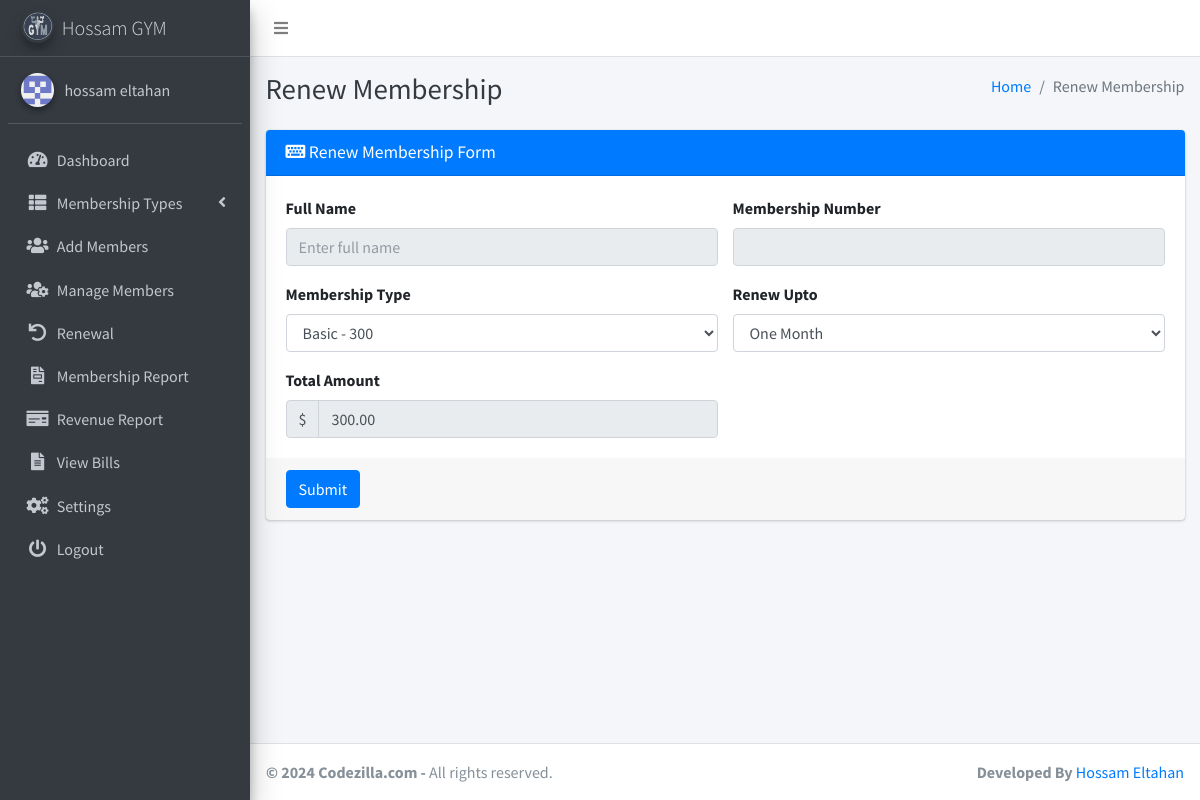
/renew.php (signed in), run on the app's committed database.
### tables this page shows
CREATE TABLE `settings` (
  `id` int(11) NOT NULL,
  `system_name` varchar(255) NOT NULL,
  `logo` varchar(255) NOT NULL,
  `currency` varchar(50) NOT NULL,
  `gym_address` varchar(255) DEFAULT NULL,
  `gym_contact` varchar(255) DEFAULT NULL,
  `gym_email` varchar(255) DEFAULT NULL,
  `gym_manager` varchar(255) DEFAULT NULL
);

### renew.php (the view, shortened to what this page needs)
<?php
include('includes/config.php');
$membershipTypesQuery = "SELECT id, type, amount FROM membership_types";
$membershipTypesResult = $conn->query($membershipTypesQuery);
?>
<?php include('includes/header.php');?>
<body class="hold-transition sidebar-mini layout-fixed layout-navbar-fixed layout-footer-fixed">
<div class="wrapper">
    <?php include('includes/nav.php'); ?>
    <?php include('includes/sidebar.php'); ?>
    <div class="content-wrapper">
        <?php include('includes/pagetitle.php'); ?>
        <section class="content">
            <div class="container-fluid">
                <div class="row">
                    <div class="col-md-12">
                        <div class="card card-primary">
                            <div class="card-header">
                                <h3 class="card-title"><i class="fas fa-keyboard"></i> Renew Membership Form</h3>
                            </div>
                            <form method="post" action="">
                                <div class="card-body">
                                    <div class="row">
                                    <div class="col-sm-6">
                                    <label for="fullname">Full Name</label>
                                    <input type="text" class="form-control" id="fullname" name="fullname"
                                        placeholder="Enter full name" required value="<?php echo $memberDetails['fullname']; ?>" disabled>
                                </div>
                                        <div class="col-sm-6">
                                            <label for="dob">Membership Number</label>
                                            <input type="text" class="form-control" id="mm" name="mm" value="<?php echo $memberDetails['membership_number']; ?>" disabled>
                                        </div>
                                    </div>
                                    <div class="row mt-3">
                                    <div class="col-sm-6">
                                    <label for="membershipType">Membership Type</label>
                                    <select class="form-control" id="membershipType" name="membershipType" required>
                                        <?php
                                        if ($membershipTypesResult) {
                                            while ($row = $membershipTypesResult->fetch_assoc()) {
                                                echo "<option value='{$row['id']}'>{$row['type']} - {$row['amount']}</option>";
                                            }
                                        } else {
                                            echo "Error: " . $conn->error;
                                        }
                                        ?>
                                    </select>
                                </div>
                                        <div class="col-sm-6">
                                        <label for="extendate">Renew Upto</label>
                                            <select class="form-control" id="extend" name="extend" required>
                                                <option value="1">One Month</option>
                                            </select>
                                        </div>
                                    </div>
                                    <div class="row mt-3">
                                    <div class="col-sm-6">
                                        <label for="totalAmount">Total Amount</label>
                                        <div class="input-group">
                                            <div class="input-group-prepend">
                                                <span class="input-group-text" id="currencySymbol"><?php echo getCurrencySymbol(); ?></span>
                                            </div>
                                            <input type="text" class="form-control" id="totalAmount" name="totalAmount" placeholder="Total Amount" readonly>
                                        </div>
                                    </div>
                                </div>
                                <?php
                                function getCurrencySymbol()
                                {
                                    global $conn;
                                    $currencyQuery = "SELECT currency FROM settings";
                                    $currencyResult = $conn->query($currencyQuery);
                                    if ($currencyResult->num_rows > 0) {
                                        $currencyRow = $currencyResult->fetch_assoc();
                                        return $currencyRow['currency'];
                                    } else {
                                        return '$';
                                    }
                                }
                                ?>
                                </div>
                                <div class="card-footer">
                                    <button type="submit" class="btn btn-primary">Submit</button>
                                </div>
                            </form>
                        </div>
                    </div>
                </div>
            </div>
        </section>
    </div>
    <footer class="main-footer">
        <strong> &copy; <?php echo date('Y');?> Codezilla.com</a> -</strong>
        All rights reserved.
        <div class="float-right d-none d-sm-inline-block">
        <b>Developed By</b> <a href="https://www.linkedin.com/in/hossam-eltahan-24528b253/">Hossam Eltahan</a>
        </div>
    </footer>
</div>
</body>
</html>

### includes/sidebar.php (shortened to what this page needs)
<aside class="main-sidebar sidebar-dark-primary elevation-4">
  <a href="" class="brand-link">
    <img src="<?php echo getLogoUrl(); ?>" alt="Logo" class="brand-image img-circle elevation-3" style="opacity: .8">
    <span class="brand-text font-weight-light"><?php echo getSystemName(); ?></span>
  </a>
  <?php
  function getSystemName()
  {
      global $conn;
      $systemNameQuery = "SELECT system_name FROM settings";
      $systemNameResult = $conn->query($systemNameQuery);
      if ($systemNameResult->num_rows > 0) {
          $systemNameRow = $systemNameResult->fetch_assoc();
          return $systemNameRow['system_name'];
      } else {
          return 'Codezilla';
      }
  }
  function getLogoUrl()
  {
      global $conn;
      $logoQuery = "SELECT logo FROM settings";
      $logoResult = $conn->query($logoQuery);
      if ($logoResult->num_rows > 0) {
          $logoRow = $logoResult->fetch_assoc();
          return $logoRow['logo'];
      } else {
          return 'dist/img/AdminLTELogo.png';
      }
  }
  function getGymManagerName()
  {
      global $conn;
      $managerQuery = "SELECT gym_manager FROM settings";
      $managerResult = $conn->query($managerQuery);
      if ($managerResult->num_rows > 0) {
          $managerRow = $managerResult->fetch_assoc();
          return $managerRow['gym_manager'];
      } else {
          return 'Gym Manager';
      }
  }
  ?>
  <div class="sidebar">
    <div class="user-panel mt-3 pb-3 mb-3 d-flex">
      <div class="image">
        <img src="dist/img/2382414.png" class="img-circle elevation-2" alt="User Image">
      </div>
      <div class="info">
        <a href="#" class="d-block"><?php echo getGymManagerName(); ?></a>
      </div>
    </div>
    <nav class="mt-2">
      <ul class="nav nav-pills nav-sidebar flex-column" data-widget="treeview" role="menu" data-accordion="false">
        <li class="nav-item">
          <a href="dashboard.php" class="nav-link <?php echo ($current_page == 'dashboard.php') ? 'active' : ''; ?>">
            <i class="nav-icon fas fa-tachometer-alt"></i>
            <p>Dashboard</p>
          </a>
        </li>
        <li class="nav-item has-treeview">
          <a href="#" class="nav-link <?php echo ($current_page == 'add_type.php' || $current_page == 'view_type.php' || $current_page == 'edit_type.php') ? 'active' : ''; ?>">
            <i class="nav-icon fas fa-th-list"></i>
            <p>
              Membership Types
              <i class="fas fa-angle-left right"></i>
            </p>
          </a>
        </li>
        <li class="nav-item">
          <a href="add_members.php" class="nav-link <?php echo ($current_page == 'add_members.php') ? 'active' : ''; ?>">
            <i class="nav-icon fas fa-users"></i>
            <p>Add Members</p>
          </a>
        </li>
        <li class="nav-item">
          <a href="manage_members.php" class="nav-link <?php echo ($current_page == 'manage_members.php' || $current_page == 'edit_member.php' || $current_page == 'memberProfile.php') ? 'active' : ''; ?>">
            <i class="nav-icon fas fa-users-cog"></i>
            <p>Manage Members</p>
          </a>
        </li>
        <li class="nav-item">
          <a href="list_renewal.php" class="nav-link <?php echo ($current_page == 'list_renewal.php' || $current_page == 'renew.php') ? 'active' : ''; ?>">
            <i class="nav-icon fas fa-undo"></i>
            <p>Renewal</p>
          </a>
        </li>
        <li class="nav-item">
          <a href="report.php" class="nav-link <?php echo ($current_page == 'report.php') ? 'active' : ''; ?>">
            <i class="nav-icon fas fa-file-invoice"></i>
            <p>Membership Report</p>
          </a>
        </li>
        <li class="nav-item">
          <a href="revenue_report.php" class="nav-link <?php echo ($current_page == 'revenue_report.php') ? 'active' : ''; ?>">
            <i class="nav-icon fas fa-money-check"></i>
            <p>Revenue Report</p>
          </a>
        </li>
        <li class="nav-item">
          <a href="all_bills.php" class="nav-link <?php echo ($current_page == 'all_bills.php') ? 'active' : ''; ?>">
            <i class="nav-icon fas fa-file-alt"></i>
            <p>View Bills</p>
          </a>
        </li>
        <li class="nav-item">
          <a href="settings.php" class="nav-link <?php echo ($current_page == 'settings.php') ? 'active' : ''; ?>">
            <i class="nav-icon fas fa-cogs"></i>
            <p>Settings</p>
          </a>
        </li>
        <li class="nav-item">
          <a href="logout.php" class="nav-link <?php echo ($current_page == 'logout.php') ? 'active' : ''; ?>">
            <i class="nav-icon fas fa-power-off"></i>
            <p>Logout</p>
          </a>
        </li>
      </ul>
    </nav>
  </div>
</aside>

### data on the page
settings: logo (picture), system_name "Hossam GYM", gym_manager "hossam eltahan", currency "$"

### other printed values
$pageTitle "Renew Membership"
form field membershipType "Basic - 300"
